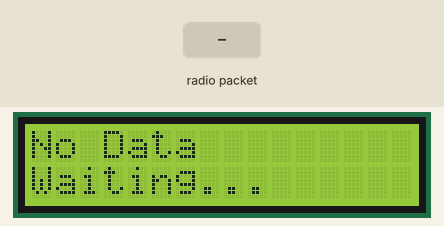
Simulated run of this sketch. Board: Arduino Uno, built with avr-gcc and run on an emulated ATmega328P. Parts: 16×2 character LCD. The test bench sets the inputs (shaded band). No radio packets arrive unless stated; what the sketch prints to the serial monitor is not drawn.

Above: at 2.3 s.
2.4 s: radio packet "TEST:123" arrives
At 3.3 s:
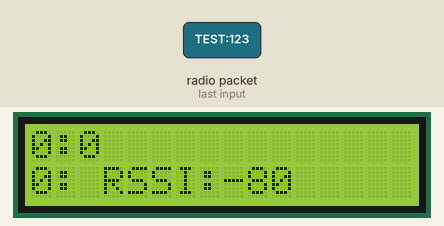
3.9 s: radio packet "BMP:" arrives
5.4 s: radio packet "T1:" arrives
Timing chart, 0 to 8.4 s (numbered marks = the images above; inputs shaded):
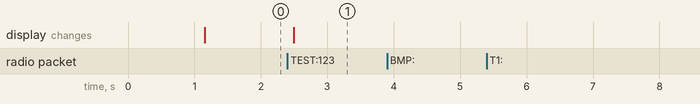

Measured:
- after the input at 2.4 s, the display: changes after 0.09 s (image 1)
- after the input at 3.9 s, every drawn part: stays the same

The sketch:

temp_receiver.ino
```cpp
#include <SPI.h>
#include <LoRa.h>
#include <Wire.h>
#include <LiquidCrystal_I2C.h>

// --- LoRa Pin Definitions ---
#define LORA_SS    10
#define LORA_RST   9
#define LORA_DIO0  2

// --- LoRa Frequency ---
// Must match the transmitter's frequency! (433MHz)
#define LORA_FREQUENCY 433E6

// --- LCD Setup ---
// Set the LCD address to 0x27 for a 16 chars and 2 line display
// Note: Your I2C address might be 0x3F. If it doesn't work, try that.
LiquidCrystal_I2C lcd(0x27, 16, 2);

// Variables to store temperature values
float bmpTemp = 0.0;
float tmp36Temp1 = 0.0;
float tmp36Temp2 = 0.0;
int rssi = 0;
unsigned long lastUpdateTime = 0;

void setup() {
  Serial.begin(9600);
  delay(1000); // Give serial time to initialize

  Serial.println("LoRa Temp Receiver");

  // --- Initialize I2C ---
  Wire.begin();

  // Initialize LCD
  lcd = LiquidCrystal_I2C(0x27, 16, 2);
  lcd.init();
  lcd.backlight();
  lcd.clear();
  lcd.setCursor(0, 0);
  lcd.print("Temp Receiver");
  lcd.setCursor(0, 1);
  lcd.print("Waiting...");

  Serial.println("LCD OK");

  // Initialize LoRa
  LoRa.setPins(LORA_SS, LORA_RST, LORA_DIO0);
  if (!LoRa.begin(LORA_FREQUENCY)) {
    Serial.println("LoRa failed!");
    lcd.clear();
    lcd.print("LoRa Failed!");
    while (1);
  }

  // Set LoRa parameters
  LoRa.setSpreadingFactor(7);
  LoRa.setSignalBandwidth(125E3);
  LoRa.setCodingRate4(5);
  LoRa.setSyncWord(0x34);

  Serial.println("LoRa OK");

  // Show initial message
  lcd.clear();
  lcd.setCursor(0, 0);
  lcd.print("No Data");
  lcd.setCursor(0, 1);
  lcd.print("Waiting...");

  Serial.println("Ready!");
}

void loop() {
  // Try to parse a packet
  int packetSize = LoRa.parsePacket();
  if (packetSize) {
    // Received a packet
    Serial.print("Received: ");

    String receivedString = "";
    while (LoRa.available()) {
      receivedString += (char)LoRa.read();
    }

    Serial.println(receivedString);
    rssi = LoRa.packetRssi();
    lastUpdateTime = millis();

    // --- Parse the received string ---
    // Expected format: "BMP:23.45,T1:24.12,T2:25.67" or "TEST:123"
    bool dataValid = false;

    // Check for test message first
    if (receivedString.indexOf("TEST:") != -1) {
      Serial.println("Test OK!");
      dataValid = true;

      // Show test message on LCD
      lcd.clear();
      lcd.setCursor(0, 0);
      lcd.print("TEST OK");
      lcd.setCursor(0, 1);
      lcd.print(receivedString);
    }
    // Check for temperature data
    else if (receivedString.indexOf("BMP:") != -1 &&
        receivedString.indexOf("T1:") != -1 &&
        receivedString.indexOf("T2:") != -1) {

      // Parse BMP085 temperature
      int bmp_start = receivedString.indexOf("BMP:") + 4;
      int bmp_end = receivedString.indexOf(",T1:");
      if (bmp_start >= 4 && bmp_end > bmp_start) {
        String bmp_str = receivedString.substring(bmp_start, bmp_end);
        bmpTemp = bmp_str.toFloat();
      }

      // Parse TMP36 Sensor 1 temperature
      int t1_start = receivedString.indexOf("T1:") + 3;
      int t1_end = receivedString.indexOf(",T2:");
      if (t1_start >= 3 && t1_end > t1_start) {
        String t1_str = receivedString.substring(t1_start, t1_end);
        tmp36Temp1 = t1_str.toFloat();
      }

      // Parse TMP36 Sensor 2 temperature
      int t2_start = receivedString.indexOf("T2:") + 3;
      if (t2_start >= 3) {
        String t2_str = receivedString.substring(t2_start);
        tmp36Temp2 = t2_str.toFloat();
      }

      dataValid = true;
    }

    if (dataValid) {
      // --- Update the LCD Display ---
      lcd.clear();

      // Line 1: TMP36 Sensor 1 and TMP36 Sensor 2 temperatures (integers)
      lcd.setCursor(0, 0);
      lcd.print((int)tmp36Temp1);
      lcd.print(":");
      lcd.print((int)tmp36Temp2);

      // Line 2: BMP085 temperature and RSSI separated by ":"
      lcd.setCursor(0, 1);
      lcd.print((int)bmpTemp);
      lcd.print(":");
      lcd.print(" RSSI:");
      lcd.print(rssi);

    }
  }

  // Show "no data" message if no updates for 30 seconds
  if (millis() - lastUpdateTime > 30000 && lastUpdateTime != 0) {
    lcd.clear();
    lcd.setCursor(0, 0);
    lcd.print("No Data");
    lcd.setCursor(0, 1);
    lcd.print("Check Transmitter");
  }

  // Show "no data" message initially
  if (lastUpdateTime == 0) {
    lcd.clear();
    lcd.setCursor(0, 0);
    lcd.print("No Data");
    lcd.setCursor(0, 1);
    lcd.print("Waiting...");
  }

  delay(100);
}
```
